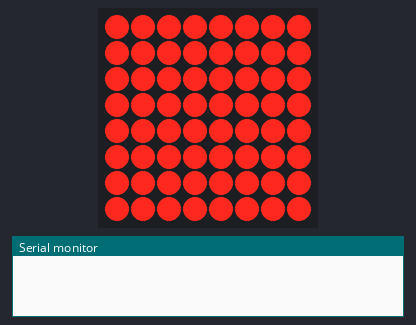
Recording of a sketch running on a simulated ESP32. Parts: 8×8 LED matrix, the last lines printed to the serial monitor. Wiring (inferred from the names in the program): MAX7219 LED driver (orientation assumed): data GPIO 32; clock GPIO 25; CS GPIO 33.

Above: at 0.1 s.
At 1.1 s:
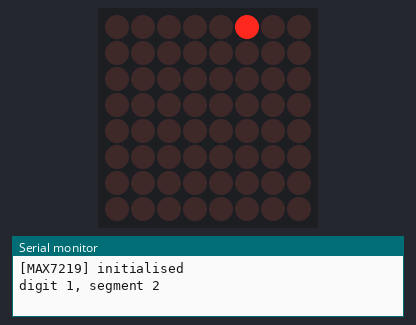
At 3.6 s:
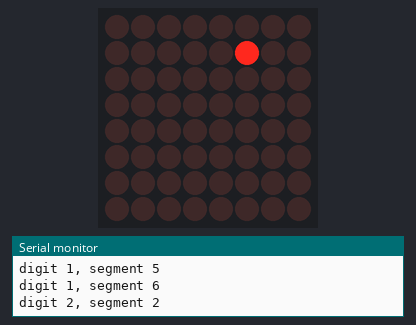
At 6.1 s:
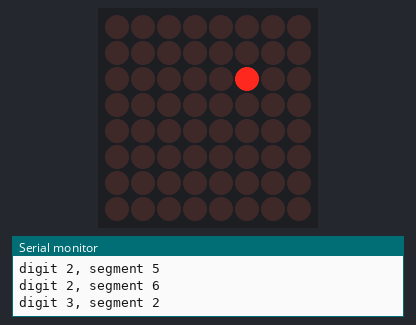
At 8.6 s:
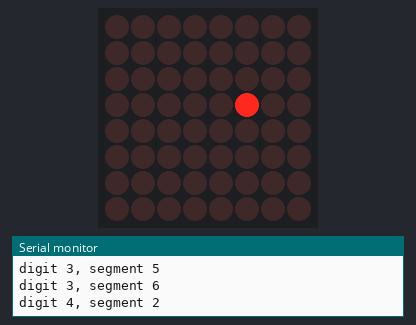
At 11.6 s:
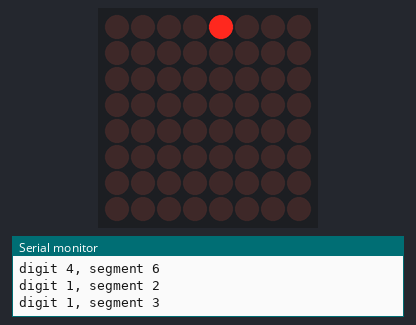

The sketch:

channel-test.ino
```cpp
/*
 * channel-test.ino
 *
 * Testing a single channel wiring
 *
 */

#include <Wire.h>

#define MAX7219_DIN      32
#define MAX7219_LOAD     33
#define MAX7219_CLK      25

#define MAX7219_DECODE_MODE          0x09
#define MAX7219_INTENSITY            0x0a
#define MAX7219_SCAN_LIMIT           0x0b
#define MAX7219_SHUTDOWN             0x0c
#define MAX7219_DISPLAY_TEST         0x0f

static void max7219_init(void);
static void max7219_message(byte addr, byte data);

void setup() {
    Serial.begin(115200);
    max7219_init();
}

void loop() {
    byte digits[] = {1, 2, 3, 4};

    for (byte i = 0; i < sizeof(digits) / sizeof(digits[0]); i++) {
        for (byte seg = 2; seg < 7; seg++) {
            Serial.printf("digit %d, segment %d\n", digits[i], seg);

            max7219_message(digits[i], 1 << seg);
            delay(500);
            max7219_message(digits[i], 0);
        }
    }
}

static void max7219_init(void) {
    pinMode(MAX7219_DIN, OUTPUT);
    pinMode(MAX7219_LOAD, OUTPUT);
    pinMode(MAX7219_CLK, OUTPUT);

    delay(10);

    max7219_message(MAX7219_DISPLAY_TEST, 0x01);

    delay(1000);

    max7219_message(MAX7219_DISPLAY_TEST, 0x00);

    delay(10);

    max7219_message(MAX7219_SCAN_LIMIT, 0x07);
    max7219_message(MAX7219_DECODE_MODE, 0x00);
    max7219_message(MAX7219_INTENSITY, 0x0F);
    max7219_message(MAX7219_SHUTDOWN, 0x01);

    delay(10);

    for (int i = 1; i <= 8; i++) {
        max7219_message(i, 0x00);
    }

    Serial.println("[MAX7219] initialised");
}

static void max7219_message(byte addr, byte data) {
    digitalWrite(MAX7219_LOAD, LOW);
    digitalWrite(MAX7219_CLK, LOW);
    shiftOut(MAX7219_DIN, MAX7219_CLK, MSBFIRST, addr);
    shiftOut(MAX7219_DIN, MAX7219_CLK, MSBFIRST, data);
    digitalWrite(MAX7219_LOAD, HIGH);
}
```

x18-surface.ino
```cpp
/*
 * x18-surface.ino
 */

/*
#include <SPI.h>
#include <Ethernet.h>
#include <EthernetUdp.h>
#include <OSCMessage.h>

#include <Wire.h>
#include <Adafruit_GFX.h>
#include <Adafruit_SSD1306.h>

#define TEXT_SIZE     3
#define BUF_NAME_SIZE 10
#define LEVEL_OFFSET  5

#define WITHIN(a, x, y)   ((x) <= (a) && (a) <= (y))
#define DIST(a, x, r)     WITHIN(a, (x) - (r), (x) + (r))

#define TRUE          1
#define FALSE         0

#define CHANNEL1_1    46
#define CHANNEL1_2    47

#define CHANNEL1_SLIDER      A0
#define CHANNEL1_SOLO        30
#define CHANNEL1_MUTE        31
#define CHANNEL1_SOLO_LED    22
#define CHANNEL1_MUTE_LED    23

#define LOWER_LAYER_IN       40
#define LOWER_LAYER_LED      42

#define UPPER_LAYER_IN       41
#define UPPER_LAYER_LED      43

#define DIN     50
#define CLK     51
#define LOAD    52

#define DECODE_MODE          0x09
#define INTENSITY            0x0a
#define SCAN_LIMIT           0x0b
#define SHUTDOWN             0x0c
#define DISPLAY_TEST         0x0f

#define SCREEN_WIDTH  128
#define SCREEN_HEIGHT 64

#define OLED_RESET    -1
#define SCREEN_ADDRESS 0x3C
Adafruit_SSD1306 display(SCREEN_WIDTH, SCREEN_HEIGHT, &Wire, OLED_RESET);

byte mac[] = { 0xDE, 0xAD, 0xBE, 0xEF, 0xFE, 0xED };
IPAddress ip(10, 1, 1, 30);
unsigned int local_port = 9000;

IPAddress mixer_ip(10, 1, 1, 197);
unsigned int mixer_port = 10024;

EthernetUDP udp;

#define TIMEOUT    100
static int screen_timer = TIMEOUT;

typedef struct {
    int   value;
    int   led_enable;
    int   button_in;
    bool  pressed;
} Button;

typedef struct {
    char    name[BUF_NAME_SIZE];
    Button  solo;
    Button  mute;
    int     fader_level;
    int     fader_in;
    int     channel_id;
    int     fader_motor1;
    int     fader_motor2;
} Channel;

Channel ch1 = { "CH1",
    { FALSE, CHANNEL1_SOLO_LED, CHANNEL1_SOLO, FALSE },
    { FALSE, CHANNEL1_MUTE_LED, CHANNEL1_MUTE, FALSE },
    0, CHANNEL1_SLIDER, 1, CHANNEL1_1, CHANNEL1_2
};

Button lower = { TRUE, LOWER_LAYER_LED, LOWER_LAYER_IN, FALSE };
Button upper = { FALSE, UPPER_LAYER_LED, UPPER_LAYER_IN, FALSE };

void init_button(Button b) {
    pinMode(b.led_enable, OUTPUT);
    pinMode(b.button_in, INPUT_PULLUP);
}

void init_channel(Channel ch) {
    pinMode(ch.fader_motor1, OUTPUT);
    pinMode(ch.fader_motor2, OUTPUT);

    init_button(ch.solo);
    init_button(ch.mute);
}

void max7219_message(byte addr, byte data) {
    digitalWrite(LOAD, LOW);
    digitalWrite(CLK, LOW);
    shiftOut(DIN, CLK, MSBFIRST, addr);
    shiftOut(DIN, CLK, MSBFIRST, data);
    digitalWrite(LOAD, HIGH);
}

void setup() {
    Serial.begin(9600);
    Ethernet.begin(mac, ip);
    udp.begin(local_port);

    init_channel(ch1);
    init_button(lower);
    init_button(upper);

    if (!display.begin(SSD1306_SWITCHCAPVCC, SCREEN_ADDRESS)) {
        Serial.println(F("SSD1306 allocation failed"));
        while (1);
    }

    display.display();
    delay(500);
    Serial.println("Setup Complete");

    pinMode(DIN, OUTPUT);
    pinMode(LOAD, OUTPUT);
    pinMode(CLK, OUTPUT);

    delay(100);

    digitalWrite(LOAD, HIGH);
    max7219_message(SHUTDOWN, 0);

    delay(100);

    max7219_message(SCAN_LIMIT, 1);
    //max7219_message(DECODE_MODE, 0);
    max7219_message(SHUTDOWN, 1);
    //max7219_message(DISPLAY_TEST, 0);

    delay(20);

    //max7219_message(INTENSITY, 0x0F);

    for (int i = 1; i <= 8; i++) {
        max7219_message(i, 0x0);
    }

    Serial.println("cleared");

    delay(100);
    return;

    for (int i = 0; i < 255; i++) {
        max7219_message(0x01, i);
        Serial.println(i);
        delay(1000);
    }
}

void draw_char(const char *text) {
    display.clearDisplay();
    display.setTextSize(TEXT_SIZE);
    display.setTextColor(SSD1306_WHITE);
    display.cp437(TRUE);

    int x, y, width, height;
    display.getTextBounds(text, 0, 0, &x, &y, &width, &height);
    display.setCursor((SCREEN_WIDTH - width) / 2, (SCREEN_HEIGHT - height) / 2);

    int i = 0;
    while (text[i]) {
        display.write(text[i++]);
    }

    display.display();
}

void set_fader_level(Channel *ch, int level) {
    int fader_level = analogRead(ch->fader_in);

    while (!DIST(fader_level, level, LEVEL_OFFSET)) {
        if (fader_level > level) {
            digitalWrite(ch->fader_motor1, HIGH);
            digitalWrite(ch->fader_motor2, LOW);
        } else if (fader_level < level) {
            digitalWrite(ch->fader_motor1, LOW);
            digitalWrite(ch->fader_motor2, HIGH);
        }

        fader_level = analogRead(ch->fader_in);
    }

    digitalWrite(ch->fader_motor1, LOW);
    digitalWrite(ch->fader_motor2, LOW);
}

int update_button(Button *b) {
    int state = digitalRead(b->button_in);

    if (state == LOW && !b->pressed) {
        //Serial.println("Button press");
        b->pressed = TRUE;

        return TRUE;
    } else if (state == HIGH) {
        b->pressed = FALSE;
    }

    return FALSE;
}

void update_channel(Channel *ch) {
    char name[3];

    if (ch->channel_id < 10) {
        name[0] = '0';
        name[1] = ch->channel_id + '0';
    } else {
        name[0] = '1';
        name[1] = ch->channel_id - 10 + '0';
    }
    name[2] = '\0';

    int fader_level = analogRead(ch->fader_in);
    int digital_level = 1024 * get_channel_level(name);

    if (!DIST(fader_level, ch->fader_level, LEVEL_OFFSET)) {
        // physical fader has moved
        set_channel_level(name, (float)fader_level / 1024);
        ch->fader_level = fader_level;

        screen_timer = TIMEOUT;
    } else {
        if (!DIST(digital_level, ch->fader_level, LEVEL_OFFSET)) {
            // digital fader has moved
            set_fader_level(ch, digital_level);
            ch->fader_level = digital_level;
        }
    }

    char addr_solo[] = "/-stat/solosw/01";
    addr_solo[14] = name[0];
    addr_solo[15] = name[1];

    ch->solo.value = get_int(addr_solo);

    char addr_mute[] = "/ch/01/mix/on";
    addr_mute[4] = name[0];
    addr_mute[5] = name[1];

    ch->mute.value = !get_int(addr_mute);

    if (update_button(&ch->solo)) {
        //Serial.println("Solo click");
        ch->solo.value = !ch->solo.value;
        set_int(addr_solo, ch->solo.value);

        screen_timer = TIMEOUT;
    }

    if (update_button(&ch->mute)) {
        //Serial.println("Mute click");
        ch->mute.value = !ch->mute.value;

        set_int(addr_mute, !ch->mute.value);

        screen_timer = TIMEOUT;
    }

    if (screen_timer > 0) {
        char addr_name[] = "/ch/01/config/name";
        addr_name[4] = name[0];
        addr_name[5] = name[1];

        char buf[BUF_NAME_SIZE];
        memset(buf, '\0', sizeof buf);

        if (get_string(addr_name, buf, BUF_NAME_SIZE) < 0) {
            Serial.print(addr_name);
            Serial.println(" name is too long");
        }

        if (strncmp(buf, ch->name, BUF_NAME_SIZE)) {
            memcpy(ch->name, buf, BUF_NAME_SIZE);
            draw_char(ch->name);
        }
    } else {
        display.clearDisplay();
        display.display();
        memset(ch->name, '\0', BUF_NAME_SIZE);
    }
}

void loop() {
    return;

    int upper_state = update_button(&upper);
    int lower_state = update_button(&lower);

    if (upper_state) {
        upper.value = TRUE;
        lower.value = FALSE;
        ch1.channel_id = 8;
    } else if (lower_state) {
        upper.value = FALSE;
        lower.value = TRUE;
        ch1.channel_id = 1;
    }

    digitalWrite(upper.led_enable, upper.value);
    digitalWrite(lower.led_enable, lower.value);

    update_channel(&ch1);

    digitalWrite(ch1.solo.led_enable, ch1.solo.value);
    digitalWrite(ch1.mute.led_enable, ch1.mute.value);

    if (screen_timer > 0) {
      screen_timer--;
    }
}

float get_channel_level(const char *channel) {
    char addr[] = "/ch/01/mix/fader";
    addr[4] = channel[0];
    addr[5] = channel[1];

    return get_float(addr);
}

void set_channel_level(const char *channel, float level) {
    char addr[] = "/ch/01/mix/fader";
    addr[4] = channel[0];
    addr[5] = channel[1];

    set_float(addr, level);
}

void get_value(OSCMessage *msg) {
    if (!udp.beginPacket(mixer_ip, mixer_port)) {
        Serial.println("Error creating udp packet");
        return 0;
    }

    msg->send(udp);

    if (!udp.endPacket()) {
        Serial.println("Error sending udp packet");
        return 0;
    }

    msg->empty();
    delay(20);

    int packet_size = udp.parsePacket();
    if (!packet_size) {
        Serial.println("No packet recieved");
        return;
    }

    while (packet_size--) {
        msg->fill(udp.read());
    }
}

int get_int(const char *addr) {
    OSCMessage msg(addr);
    get_value(&msg);

    if (!msg.isInt(0)) {
        Serial.print(addr);
        Serial.println(" did not return an integer");
        return 0;
    }

    return msg.getInt(0);
}

float get_float(const char *addr) {
    OSCMessage msg(addr);
    get_value(&msg);

    if (!msg.isFloat(0)) {
        Serial.print(addr);
        Serial.println(" did not return a float");
        return 0;
    }
    return msg.getFloat(0);
}

int get_string(const char *addr, char *buf, int buf_size) {
    OSCMessage msg(addr);
    get_value(&msg);

    if (!msg.isString(0)) {
        Serial.print(addr);
        Serial.println(" did not return a string");
        return 0;
    }

    return msg.getString(0, buf, buf_size);
}

void set_int(const char *addr, int value) {
    OSCMessage msg(addr);
    msg.add(value);

    if (!udp.beginPacket(mixer_ip, mixer_port)) {
        Serial.println("Error creating udp packet");
        return 0;
    }

    msg.send(udp);

    if (!udp.endPacket()) {
        Serial.println("Error sending udp packet");
        return;
    }

    msg.empty();
}

void set_float(const char *addr, float value) {
    OSCMessage msg(addr);
    msg.add(value);

    if (!udp.beginPacket(mixer_ip, mixer_port)) {
        Serial.println("Error creating udp packet");
        return;
    }

    msg.send(udp);

    if (!udp.endPacket()) {
        Serial.println("Error sending udp packet");
        return;
    }

    msg.empty();
}

*/
```

Measured:
- by itself, everything shown: repeats every 10.0 s, in 21 steps
- what the display in image 0 shows lasts 1.0 s, from 0.0 s to 1.0 s
- what the display in image 1 shows lasts 0.5 s, from 1.0 s to 1.5 s
